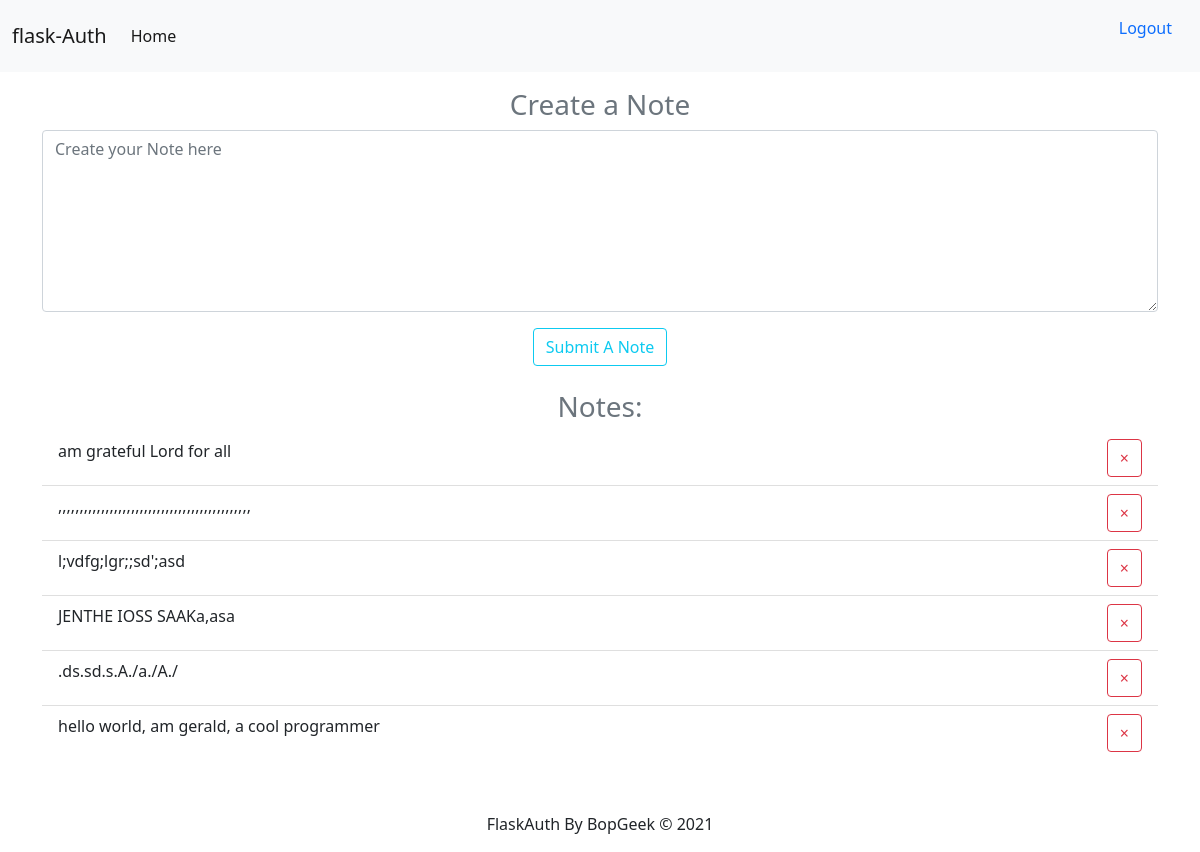
Page / (signed in) on the earlier database version.
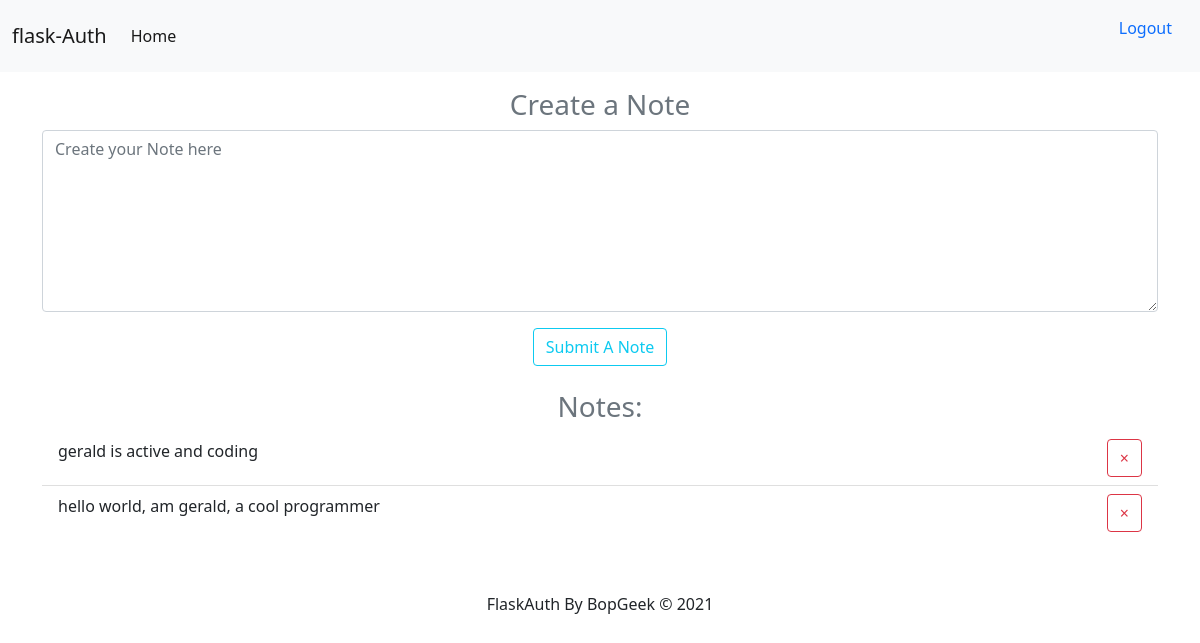
Same page on the later database version.
### website/models.py (models this page shows)
class Note(db.Model):
    id = db.Column(db.Integer, primary_key=True)
    data = db.Column(db.String(10000000000000000000000000))
    date = db.Column(db.DateTime(timezone=True), default=func.now())
    user_id = db.Column(db.Integer, db.ForeignKey('user.id'))

### website/views.py (the view, shortened to what this page needs)
@views.route('/', methods=['GET','POST'])
@login_required
def home():
    my_notes = Note.query.filter_by(user_id=current_user.id).order_by(desc(Note.date))
    return render_template('home.html', user=current_user, my_notes=my_notes)

### website/__init__.py (called while the page is built)
def create_app():
    app = Flask(__name__)
    app.config['SECRET_KEY'] = os.environ.get('secret_key')
    app.config['SQLALCHEMY_DATABASE_URI'] = f'sqlite:///{DB_NAME}'
    app.config['SQLALCHEMY_TRACK_MODIFICATIONS'] =  False
    db.init_app(app)
    from .views import views
    from .auth import auth
    app.register_blueprint(views, url_prefix='/')
    app.register_blueprint(auth, url_prefix='/')
    from .models import User,Note
    create_database(app)
    login_manager = LoginManager()
    login_manager.init_app(app)
    login_manager.login_view = 'auth.login'
    login_manager.login_message = 'Please log in to access any page'
    login_manager.login_message_category = "error"
    @login_manager.user_loader
    def load_user(id):
        return User.query.get(int(id))
    return app

### website/templates/home.html
{% extends 'base.html' %}
{% block body %}
<div class="container mt-3">
    <form method="POST" action=''>
        <h3 align='center' class="mt-3 text-muted"> Create a Note</h3>
        <div class="form-group">
            <textarea class="form-control"  id="note"  rows="7"
             type="text" placeholder="Create your Note here" name="note"></textarea>
        </div>
        <div class="form-group mt-3" align='center'>
            <button class="btn btn-outline-info">Submit A Note</button>
        </div>
        <br>
    </form>
    <h3 class="text-center text-muted">Notes:</h3>
    <uL class="list-group list-group-flush" id="notes">
        {% for note in my_notes %}
        <li class="list-group-item">
            {{note.data}}
            <button type="button" style="float: right;" class="close btn btn-outline-danger" onclick="deleteNote({{ note.id }})">
                <span aria-hidden="true">&times;</span>
            </button>
        </li>
        {% endfor %}
    </uL>
</div>
{% endblock %}

### website/templates/base.html (shortened to what this page needs)
<!DOCTYPE html>
<htmL>
    <head>
        <link href="https://cdn.jsdelivr.net/npm/bootstrap@5.1.1/dist/css/bootstrap.min.css" rel="stylesheet"
>
    </head>
    <body>
        {% include 'navbar.html' %}
        {% block body %}
        {% endblock body %}
        {% include 'footer.html' %}
    </body>
</html>

### website/templates/navbar.html (shortened to what this page needs)
<nav class="navbar navbar-expand-lg navbar-light bg-light">
    <div class="container-fluid">
      <a class="navbar-brand" href="#">flask-Auth</a>
      <div class="collapse navbar-collapse" id="navbarSupportedContent">
        <ul class="navbar-nav me-auto mb-2 mb-lg-0">
          <li class="nav-item">
            <a class="nav-link active" aria-current="page" href="/">Home</a>
          </li>
        </ul>
        <form class="d-flex">
          {% if  user.is_authenticated %}
          <p class="nav-item">
            <a class="nav-link" id="logout" href="/logout">Logout</a>
          </p>
          {% endif %}
        </form>
      </div>
    </div>
</nav>

### website/templates/footer.html
<footer class="text-center text-dark  mt-5">
    <p  class="pt-1 ">FlaskAuth By BopGeek &copy; 2021 </p>
</footer>

Differences in the rows shown:
removed Note: data "am grateful Lord for all"
removed Note: data ",,,,,,,,,,,,,,,,,,,,,,,,,,,,,,,,,,,,,,,,,,,,,"
removed Note: data "l;vdfg;lgr;;sd';asd"
removed Note: data "JENTHE IOSS SAAKa,asa"
removed Note: data ".ds.sd.s.A./a./A./"
added Note: data "gerald is active and coding"
